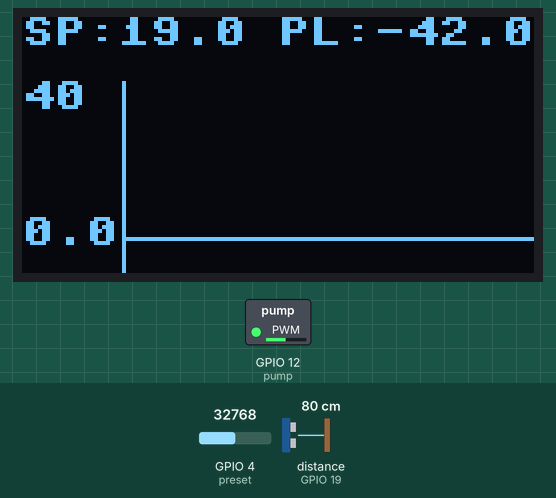
The program below on a simulated ESP32 board running MicroPython. Shown: 128×64 one-colour display, switched loads named in the program (green lamp = pin HIGH). The test bench sets the inputs (shaded band); at power-on: distance to the obstacle (sensor on GPIO 19) 80 cm, GPIO 4 (preset) = 32768 (analog values on the 0–65535 scale). The echo pulse lasts 58.3 µs per cm; pins used as bus, display or sensor lines are not drawn; what the program prints to the serial console is not drawn.

Above: at 1.2 s.
1.3 s: distance to the obstacle (sensor on GPIO 19) set to 2 cm
At 1.8 s:
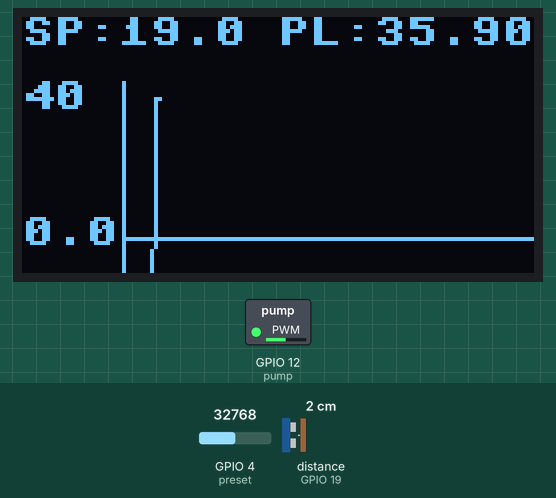
3.0 s: GPIO 4 (preset) set to 45874
At 3.37 s:
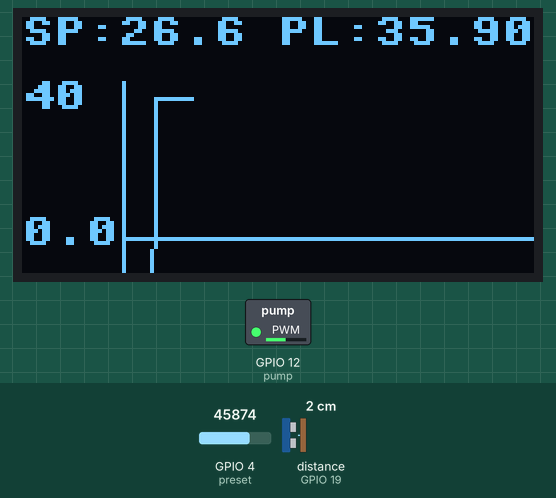
4.6 s: distance to the obstacle (sensor on GPIO 19) set to 60 cm
At 5.7 s:
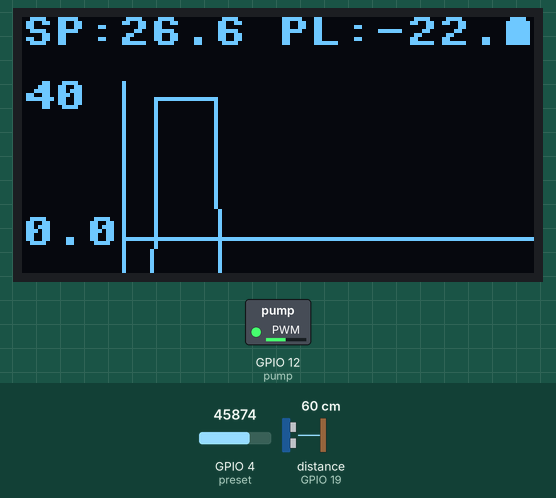
6.2 s: GPIO 4 (preset) set to 57670
At 6.9 s:
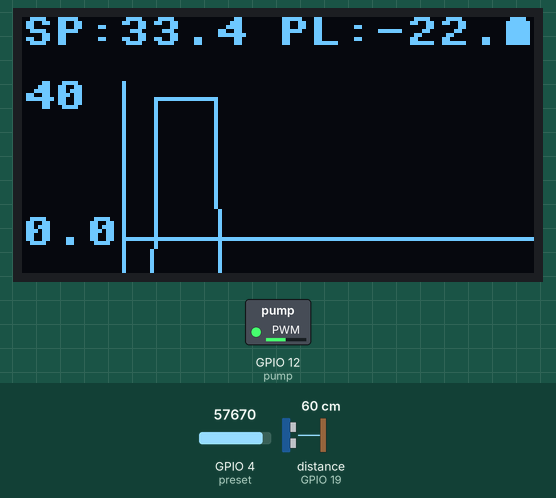
7.8 s: distance to the obstacle (sensor on GPIO 19) set to 4 cm
At 8.14 s:
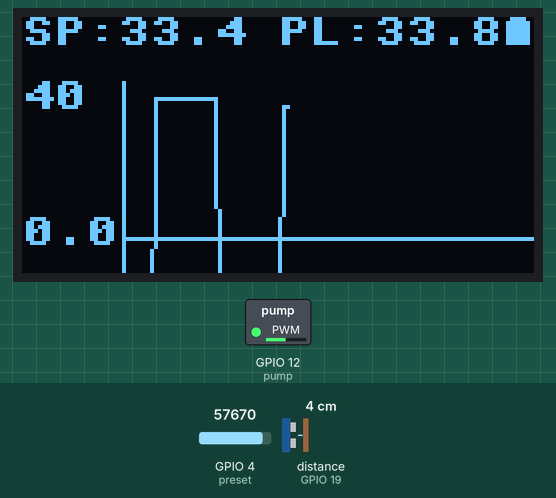
9.3 s: GPIO 4 (preset) set to 32767
At 9.71 s:
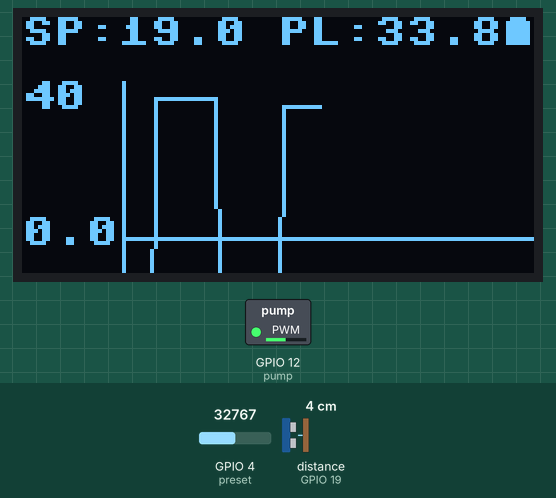
Timing chart, 0 to 11.9 s (numbered marks = the images above; inputs shaded):
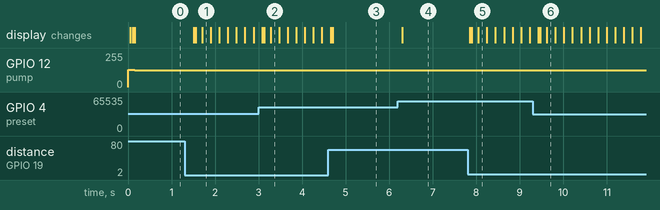

The program:

nivel_agua_sinpid.py
```python
##############################################################
# Sistemas de Control - Sistema automático de nivel de Tanque
# UTN - FRT - 2022
# Autores : Almeida Juan - Fernandez Francisco
# Graph function of the Cartesian plane in relation to time
# Autor: Sergio Andres Castaño Giraldo
##############################################################
from machine import Pin, I2C, ADC, PWM
import time
from utime import sleep_ms
from ssd1306 import SSD1306_I2C

def plot_time(yp, t, x, y, var = [0.0,40], vpts=[25, 16, 40], hpts = [25, 55, 112]):
    oled.vline(vpts[0], vpts[1], vpts[2], 1)
    oled.hline(hpts[0], hpts[1], hpts[2], 1)
    oled.text(str(round(var[0],1)), vpts[0]-25, hpts[1]-5)
    oled.text(str(round(var[1],1)), vpts[0]-25, vpts[1])
    y[1] = int((yp-var[0])/(var[1]-var[0]) * (vpts[1]-hpts[1]) + hpts[1])
    if t < hpts[2] - hpts[0]:
        x[1] = x[0]+1
    else:
        x[1] = hpts[2]
    oled.line(x[0],y[0],x[1],y[1],1)
    oled.show()
    y[0] = y[1]
    x[0] = x[1]
    if t > hpts[2] - hpts[0]:
        oled.fill_rect(vpts[0],vpts[1],2,vpts[2],0)
        oled.fill_rect(vpts[0]-25, vpts[1],vpts[0],vpts[2]+5,0)
        oled.scroll(-1,0)
        oled.vline(vpts[0], vpts[1], vpts[2], 1) #x, y, h
        oled.hline(hpts[0], hpts[1], hpts[2], 1) #x, y, w
        oled.text(str(round(var[0],1)), vpts[0]-25, hpts[1]-5)
        oled.text(str(round(var[1],1)), vpts[0]-25, vpts[1])
    else:
        t += 1
    return t,x,y

def SR_04(trig,eco):
    SOUND = 1/29.1545
    TRIGGER = Pin(trig, Pin.OUT)
    ECHO = Pin(eco, Pin.IN)
    TRIGGER.off()
    time.sleep_us(2)
    TRIGGER.on()
    time.sleep_us(10)
    TRIGGER.off()
    while ECHO.value() == 0:
        start = time.ticks_us()
    while ECHO.value() == 1:
        end = time.ticks_us()
    return (((end - start)*SOUND)/2)

if __name__ == '__main__':
    WIDTH = 128
    HEIGHT = 64
    WIDTH_WATERTANK = 38
    FACTOR = WIDTH_WATERTANK / 65535
    i2c = I2C(1, scl = Pin(22), sda = Pin(21), freq = 200000)
    pump = PWM(Pin(12),10000)
    preset = ADC(Pin(4))
    oled = SSD1306_I2C(WIDTH, HEIGHT, i2c)
    t = 0
    y = [55, 55]
    x = [25, 25]

    while True:
        distance = SR_04(18,19)
        dis = 38 - distance
        set_point = preset.read_u16()* FACTOR
        t,x,y = plot_time(dis,t,x,y)
        oled.fill_rect(0,0,120,15,0)
        oled.text("SP:{:.1f} PL:{:.1f}".format(set_point,dis),0,0)
        oled.show()
        pump.duty_u16(32000)
        print("Set Point: {:.2f} cm  cm  Nivel de agua: {:.2f} cm".format(set_point,dis))
        sleep_ms(100)
```

Measured:
- after the input at 1.3 s, the display: first changes after 0.21 s (image 1 shows a later state)
- after the input at 6.2 s, the display: changes after 0.10 s (image 4)
- after the input at 7.8 s, the display: first changes after 0.05 s (image 5 shows a later state)
